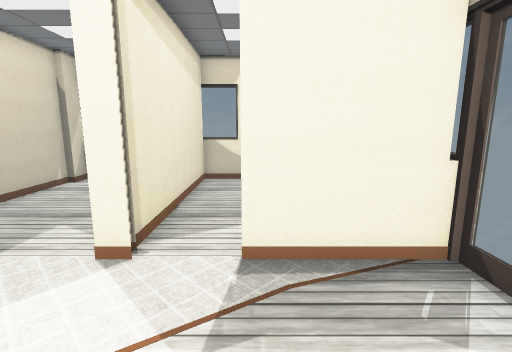
[1] (above)

24 first-person views from a walk through a 3-D level made in the Unity game engine. The camera is 1.2 m above the floor, tilts 10° down and sees 85° across. The floor is counted in squares, 0.5 m on a side. Each view is taken from the middle of a square. On the plan, view 1 faces up. The plan holds only what a view shows up to about 18 squares ahead; the rest is blank. The place goes on beyond the plan. Some animated figures are not drawn. Door leaves are left out, so doorways stand open. Some surface patterns are stand-ins.

[2]
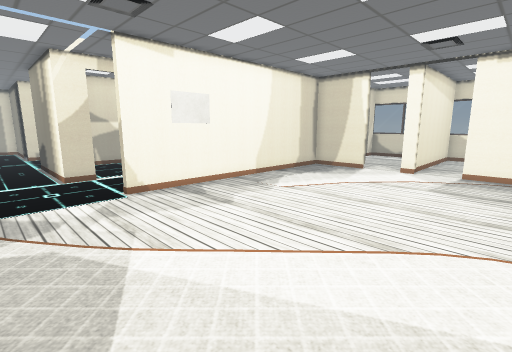

[3]
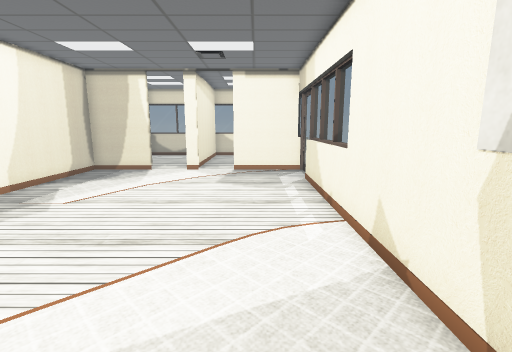

[4]
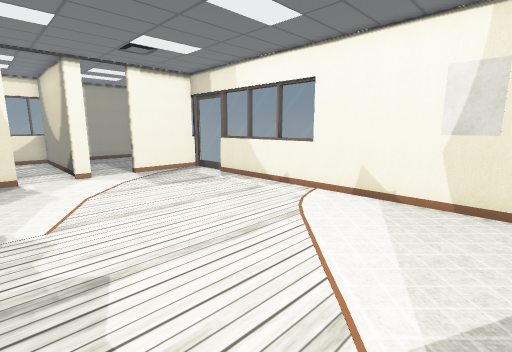

[5]
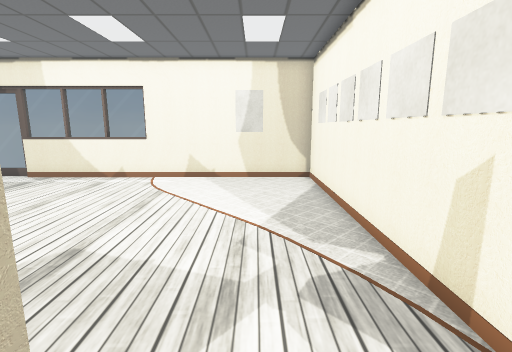

[6]
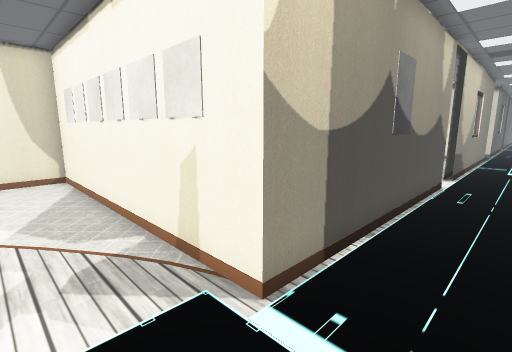

[7]
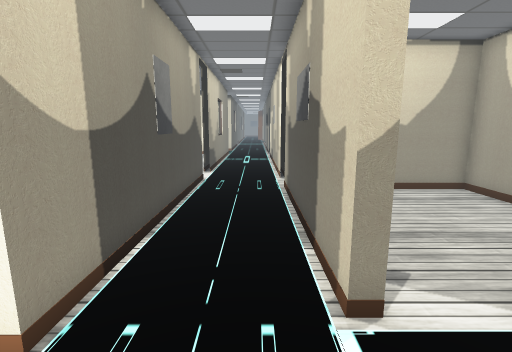

[8]
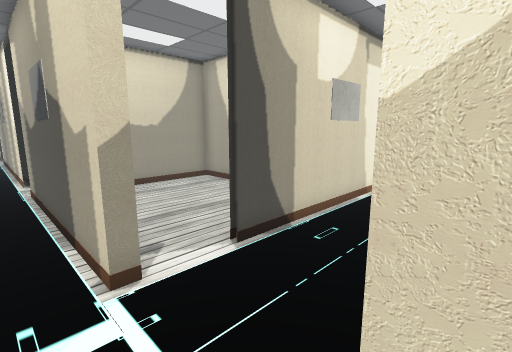

[9]
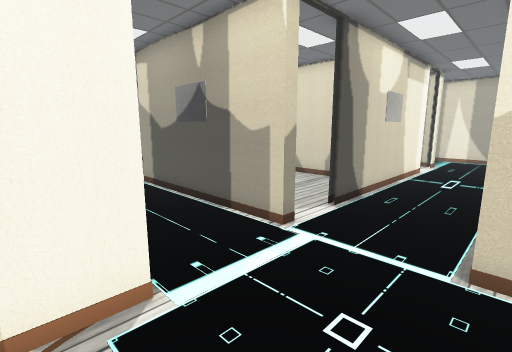

[10]
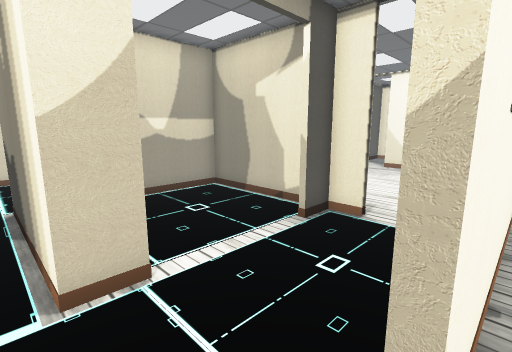

[11]
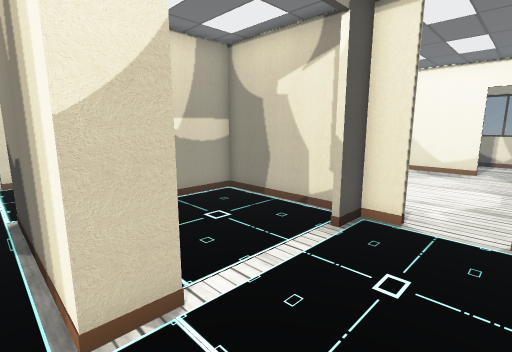

[12]
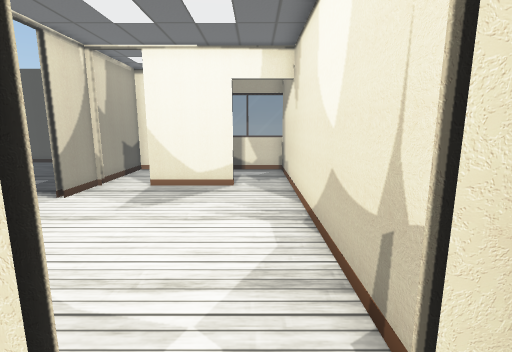

[13]
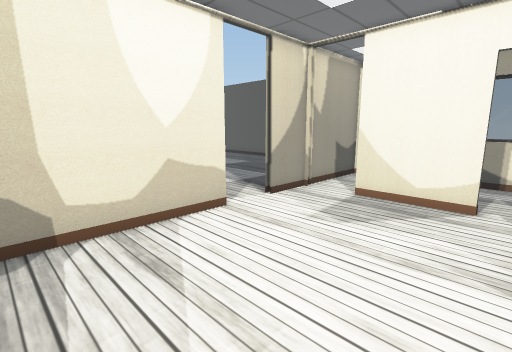

[14]
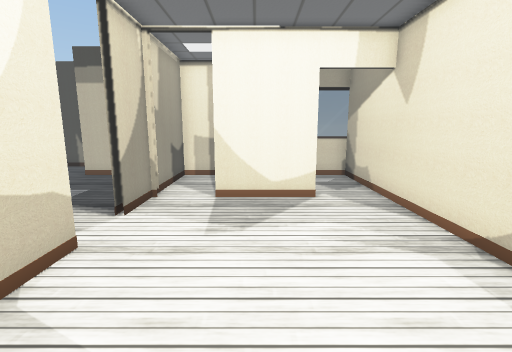

[15]
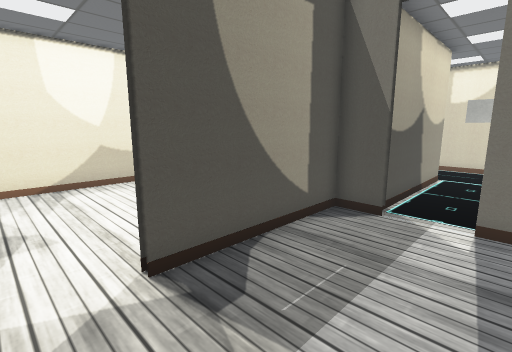

[16]
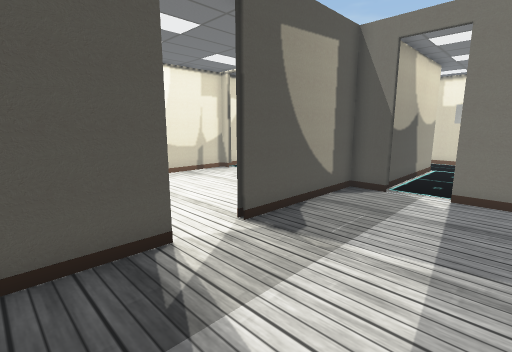

[17]
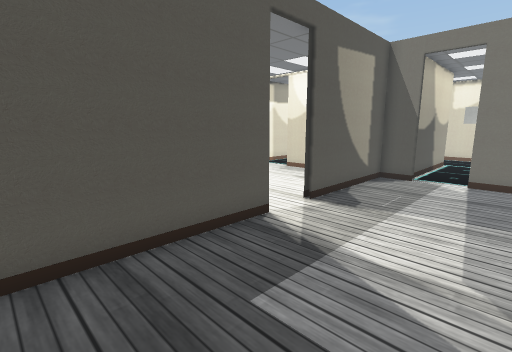

[18]
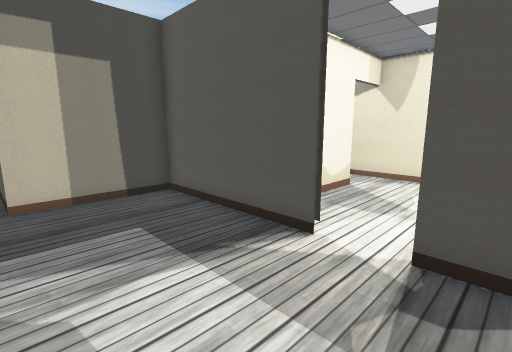

[19]
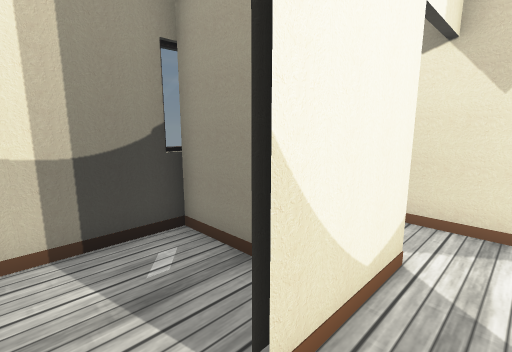

[20]
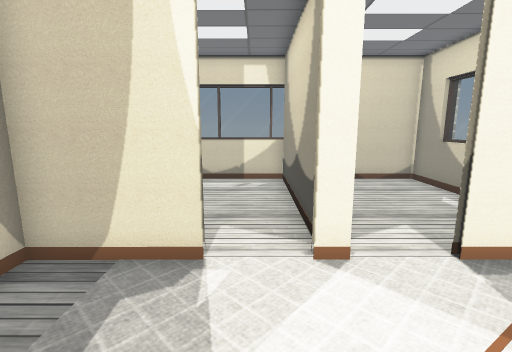

[21]
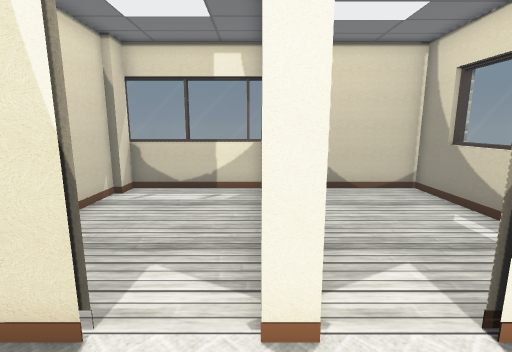

[22]
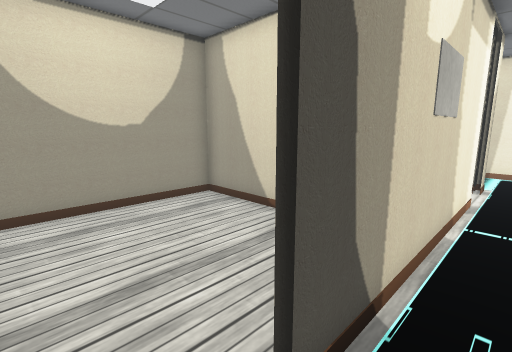

[23]
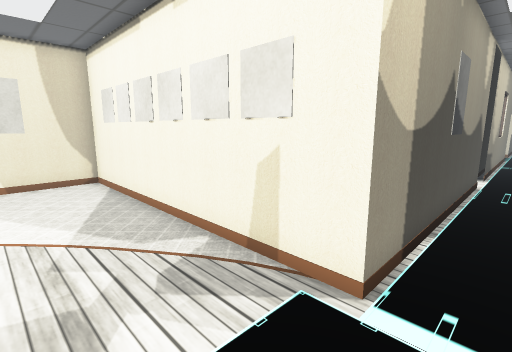

[24]
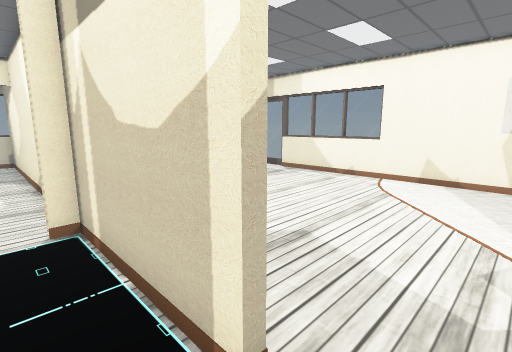

### Floor plan
Ten units are one square. View 1 is at (0, 0); x grows to the right and y downward. Boxes are objects, and circles mark ways between rooms. Rooms are numbered by the first view taken in them; rooms with no view inside come last. Other rooms are left out.
<svg viewBox="-230 -136 275 406">
<path fill="none" stroke="#000" d="M35 39 35 -51M-23 -48 -30 -48M-49 -48 -82 -48 -82 73M40 -48 -4 -48M-75 116 33 116 33 -21M-151 124 -146 124M-127 122 -122 122 -122 203M-122 71 -122 85 -181 85 -181 24M-225 122 -146 122M-82 73 -85 73M-124 223 -124 248M-122 223 -122 265M-85 219 -85 116 -75 116M-85 265 -85 239M-82 265 -82 239M-130 18 -177 18 -177 59M-110 18 -122 18 -122 30M-85 73 -85 21M-166 -44 -166 10M-168 -69 -168 -62M-109 -84 -145 -84M-125 16 -111 16M-166 -85 -166 -63M-85 21 -85 -131M-101 -131 -114 -131M-84 -129 -124 -129M-85 -131 -99 -131M-168 -62 -168 -130M-166 -39 -166 -44M-171 -129 -216 -129M-184 16 -168 16 -168 -44M-217 16 -202 16M-192 150 -192 197 -131 197M-82 -120 -82 -87M-27 -59 -27 -131 -79 -131 -79 -119M-24 -129 -84 -129M33 -89 33 -129 -24 -129M35 -91 35 -114M-8 -131 -24 -131 -24 -52M-126 -105 -126 -130M-166 -130 -166 -85M-124 -129 -171 -129"/>
<circle cx="-85" cy="95" r="3" fill="#2a7"/>
<circle cx="-30" cy="-50" r="3" fill="#2a7"/>
<circle cx="-105" cy="80" r="3" fill="#2a7"/>
<circle cx="-195" cy="20" r="3" fill="#2a7"/>
<circle cx="-135" cy="120" r="3" fill="#2a7"/>
<circle cx="-100" cy="20" r="3" fill="#2a7"/>
<circle cx="-170" cy="-55" r="3" fill="#2a7"/>
<circle cx="-155" cy="-85" r="3" fill="#2a7"/>
<text x="-20" y="30">1</text>
<text x="-150" y="110">2</text>
<text x="-130" y="50">3</text>
<text x="-130" y="-40">4</text>
<text x="-200" y="-60">5</text>
<text x="-160" y="160">6</text>
<text x="-60" y="-90">7</text>
<text x="0" y="-90">8</text>
<text x="-150" y="-110">9</text>
</svg>
Room 1 opens to room 2. Room 1 opens to room 7. Room 2 opens to room 3. Room 2 opens to room 5. Room 2 opens to room 6. Room 3 opens to room 4. Room 4 opens to room 5. Room 4 opens to room 9.

Where each view was taken, in squares from view 1:
view 1: 0 up, 0 right, facing up
view 2: 11 down, 2 right, facing up-left
view 3: 11 down, 1 right, facing up
view 4: 10 down, 6 left, facing up-right
view 5: 9 down, 10 left, facing right
view 6: 9 down, 11 left, facing down-right
view 7: 9 down, 11 left, facing down
view 8: 8 down, 11 left, facing down-left
view 9: 8 down, 7 left, facing down-left
view 10: 9 down, 8 left, facing up-left
view 11: 9 down, 9 left, facing up-left
view 12: 3 down, 10 left, facing up
view 13: 1 down, 10 left, facing up-left
view 14: 1 down, 13 left, facing up
view 15: 6 up, 21 left, facing down-right
view 16: 9 up, 22 left, facing down-right
view 17: 12 up, 22 left, facing down-right
view 18: 3 up, 22 left, facing up-right
view 19: 7 up, 16 left, facing up-right
view 20: 0 up, 4 left, facing up
view 21: 2 up, 3 left, facing up
view 22: 11 down, 13 left, facing down-left
view 23: 8 down, 10 left, facing down-right
view 24: 9 down, 10 left, facing up-right
